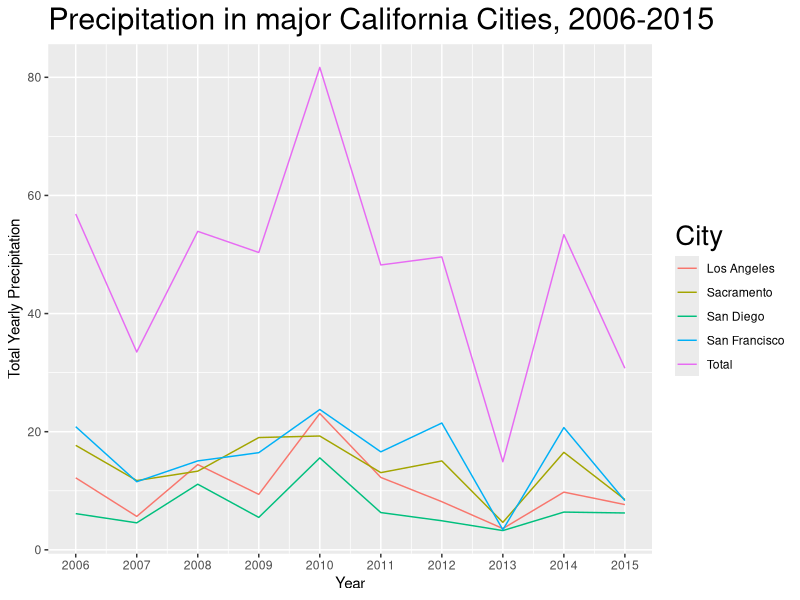

Write the R code that produced this figure.
setwd("C:/Users/dan_9/Desktop/DSO 545/MIDTERM")
library(ggplot2)
library(dplyr)

C2 = read.csv("Case_02.csv")
glimpse(C2)


ggplot(C2 ,  aes(x = Year, y= Precipitation , color = City)) + geom_line()+
  scale_x_continuous(breaks = seq(2006,2015,1))+
  ylab("Total Yearly Precipitation")+
  ggtitle("Precipitation in major California Cities, 2006-2015")+
  theme(plot.title = element_text(size=22), legend.title = element_text(size=20) )

